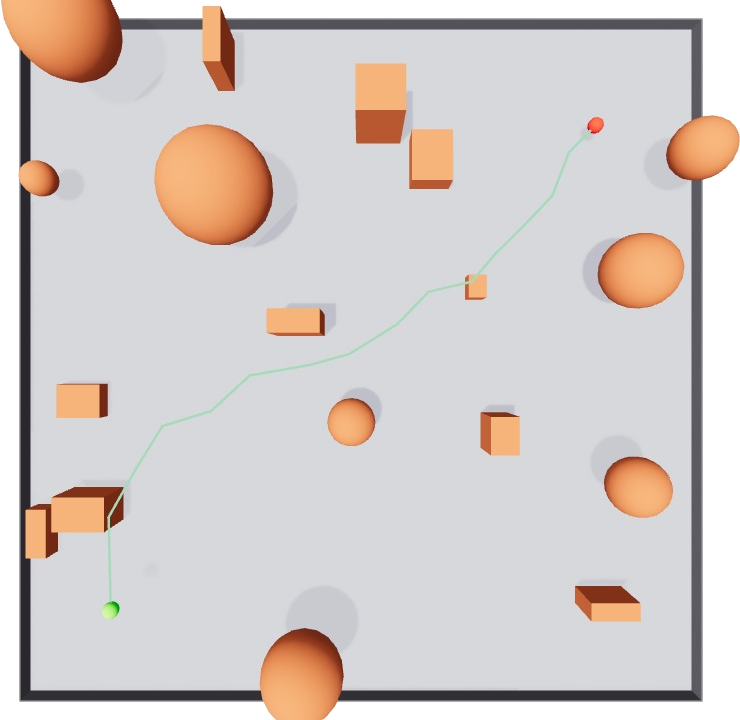
#> input picture docs/images/diffusion_trajectory_one_shot_example.png, 740 x 720 px; its folder holds only this picture in this run
$ python remove_background.py
#> lines starting #> are read from the running program, lines starting #| are printed output that depends on the picture; after the words box and inside, x2 and y2 are one past the last pixel; in counts of white or black regions, pixels touching at a corner belong together
import os
from pathlib import Path

import numpy as np
from PIL import Image


def remove_white_background(image_path: Path, threshold: int = 240) -> Image.Image:
#> called with threshold = 240
    img = Image.open(image_path).convert("RGBA")
#> img is the input picture: PIL image 740x720 RGBA; mean R, G, B, A 212.3, 204.2, 201.5, 226.6
    data = np.array(img).astype(np.float32)

    r, g, b, a = data[:, :, 0], data[:, :, 1], data[:, :, 2], data[:, :, 3]
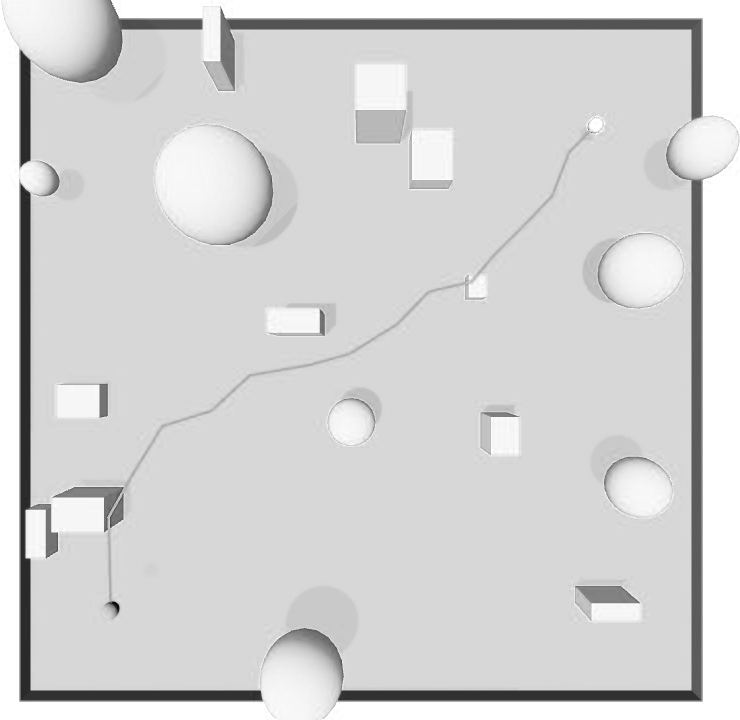
#> r: shape (720, 740) float32; min 4, max 255, mean 212.3
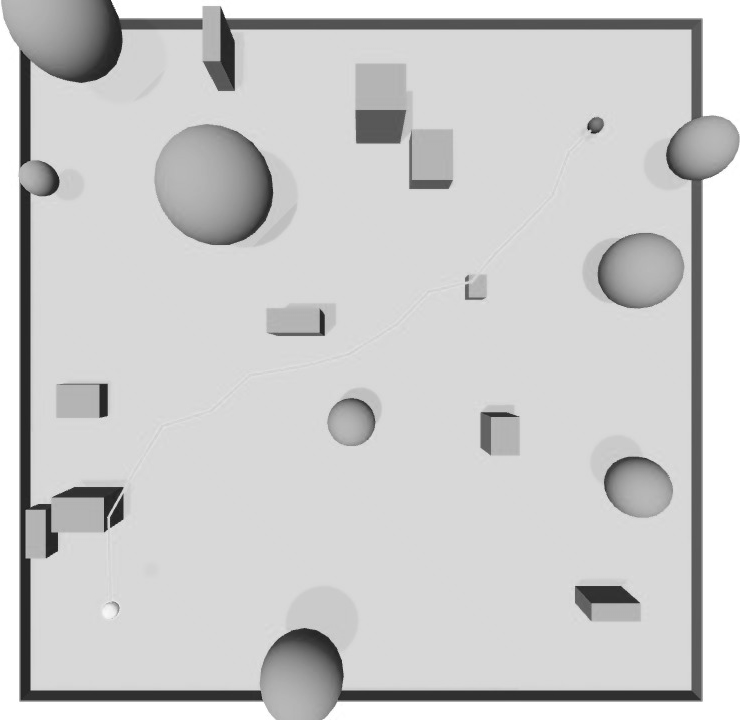
#> g: shape (720, 740) float32; min 25, max 255, mean 204.2
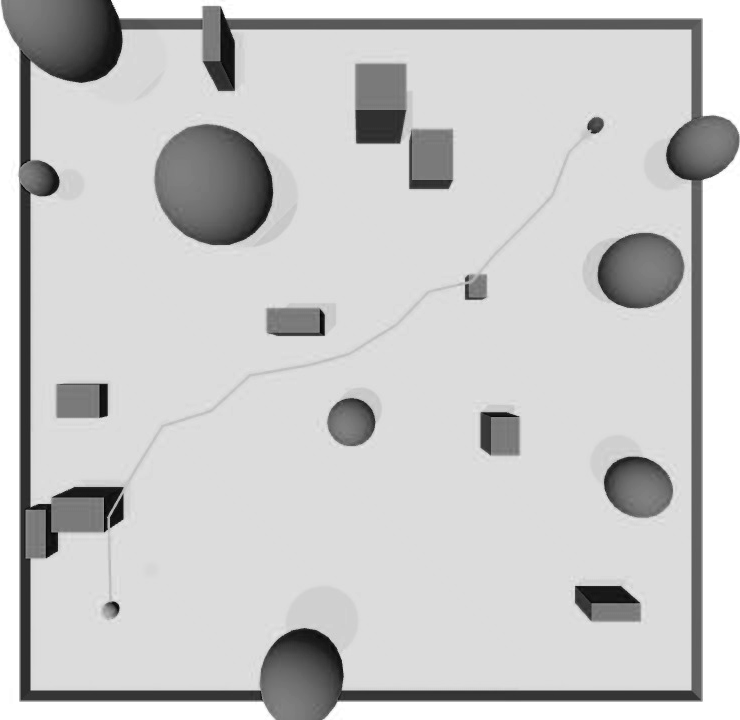
#> b: shape (720, 740) float32; min 1, max 255, mean 201.5
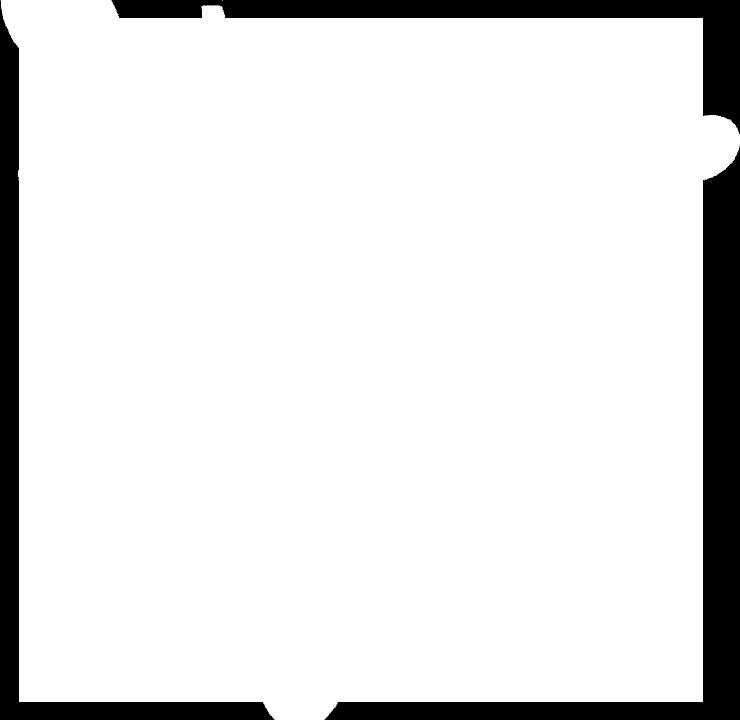
#> a: shape (720, 740) float32; min 0, max 255, mean 226.6

    white_mask = (r > threshold) & (g > threshold) & (b > threshold)
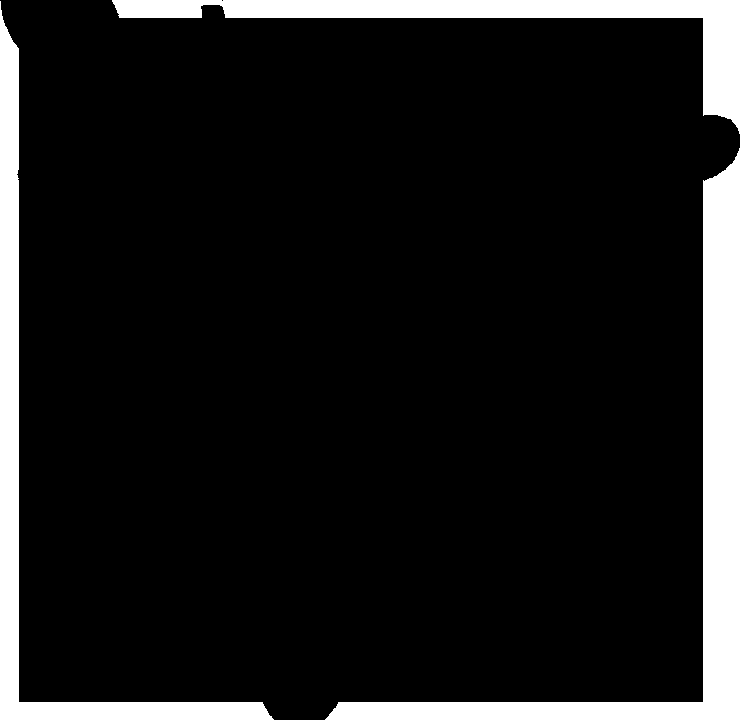
#> white_mask: shape (720, 740) bool; 11.1% white; 3 white regions, box (x1, y1, x2, y2) and area: (325, 148, 740, 720) 27027, (0, 1, 274, 720) 17546, (112, 0, 740, 134) 14673

    brightness = np.mean(data[:, :, :3], axis=2)
    alpha_new = 255 * (1 - np.clip((brightness - threshold) / (255 - threshold), 0, 1))
    data[:, :, 3] = np.minimum(a, alpha_new)

    data[:, :, 3][white_mask] = 0

    return Image.fromarray(data.astype(np.uint8))


def crop_to_nontransparent_area(img: Image.Image) -> Image.Image:
    """Crop transparent PNG to non-transparent bounding box."""
    data = np.array(img)
    alpha = data[:, :, 3]

    nonzero = np.argwhere(alpha > 0)
#> nonzero = 473554 pairs, first value 0 to 719, second value 0 to 739
    if nonzero.size == 0:
        return img

    y_min, x_min = nonzero.min(axis=0)
#> y_min = 0; x_min = 0
    y_max, x_max = nonzero.max(axis=0)
#> y_max = 719; x_max = 739

    return img.crop((x_min, y_min, x_max + 1, y_max + 1))


def process_current_script_dir() -> None:
    script_dir = Path(os.path.dirname(os.path.abspath(__file__)))

    for img_path in script_dir.glob("*.png"):
        print(f"🔍 Processing {img_path.name}...")
        img_no_bg = remove_white_background(img_path)
        cropped_img = crop_to_nontransparent_area(img_no_bg)

        out_path = img_path.with_name(img_path.stem + ".png")
        cropped_img.save(out_path)
        print(f"✅ Saved: {out_path.name}")


if __name__ == "__main__":
    process_current_script_dir()

$ run again, on docs/images/prm_star_example.png
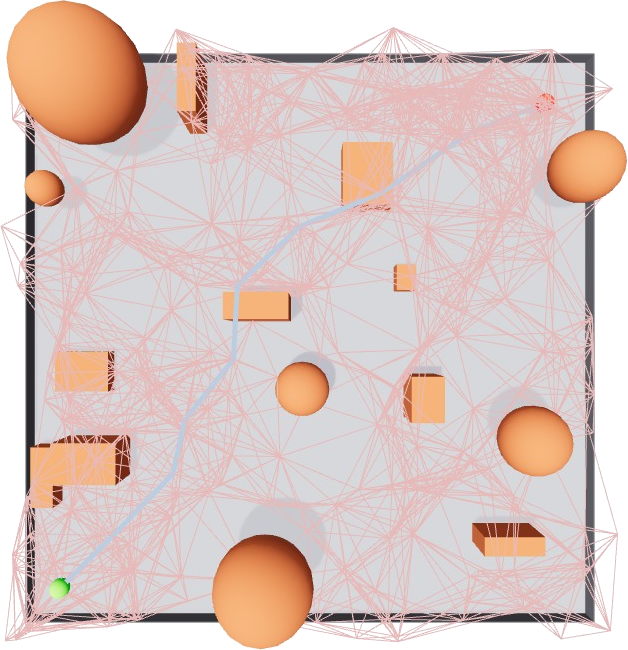
#> input picture docs/images/prm_star_example.png, 628 x 650 px
#> in remove_white_background, img is the input picture: PIL image 628x650 RGBA; mean R, G, B, A 221.5, 201.5, 196.5, 212.9
#> in remove_white_background, `white_mask = (r > threshold) & (g > threshold) & (b > threshold)`:
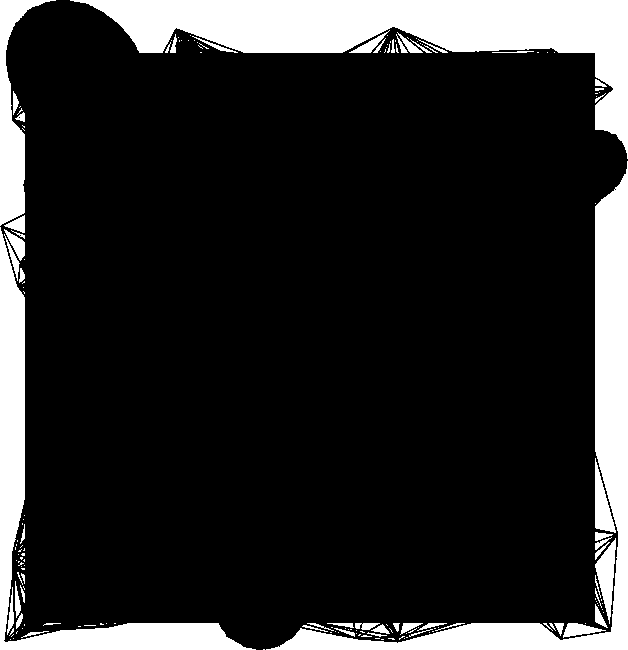
#> white_mask: shape (650, 628) bool; 16.5% white; 168 white regions (113 under 20 px), largest, box (x1, y1, x2, y2) and area: (70, 0, 628, 159) 26785, (266, 161, 628, 650) 17726, (0, 227, 256, 650) 12647
#> in remove_white_background, `alpha_new = 255 * (1 - np.clip((brightness - threshold) / (255 - thres..`:
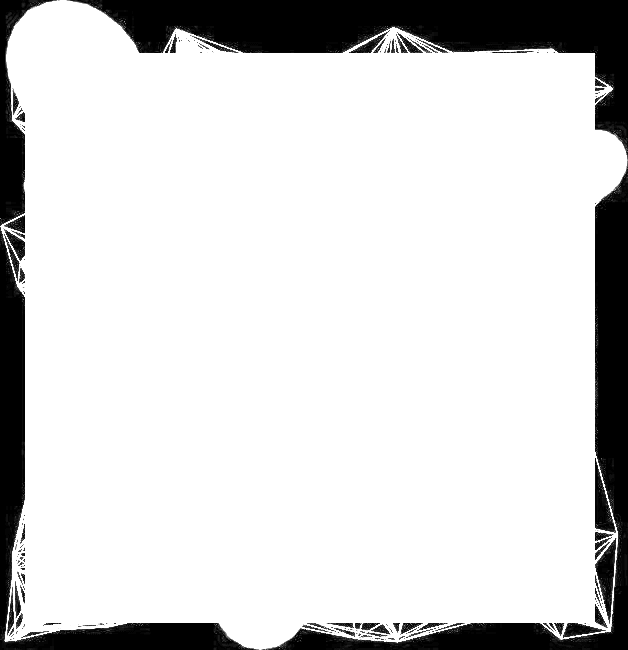
#> alpha_new: shape (650, 628) float32; min 0, max 255, mean 214.2
#> nonzero = 340993 pairs, first value 0 to 649, second value 0 to 627
#> y_min = 0
#> y_max = 649; x_max = 627

$ run again, on docs/images/rrg_example.png
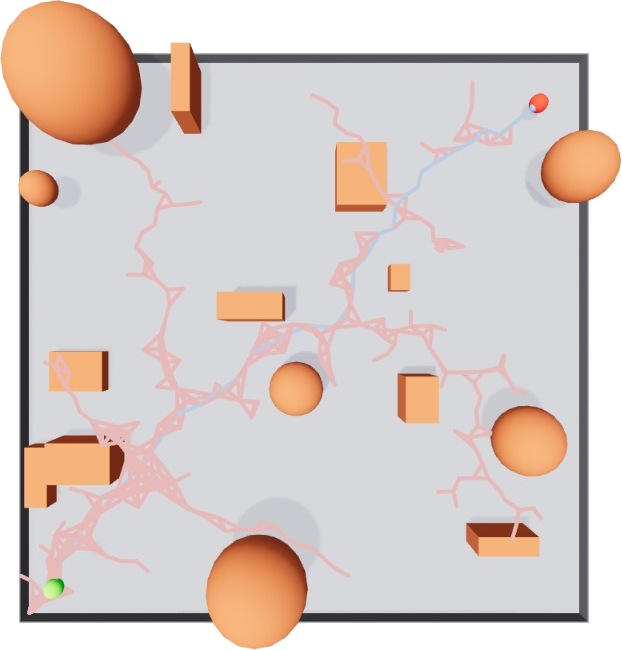
#> input picture docs/images/rrg_example.png, 622 x 650 px
#> in remove_white_background, img is the input picture: PIL image 622x650 RGBA; mean R, G, B, A 217.1, 204.7, 200.1, 211
#> in remove_white_background, `r, g, b, a = data[:, :, 0], data[:, :, 1], data[:, :, 2], data[:, :, 3]`:
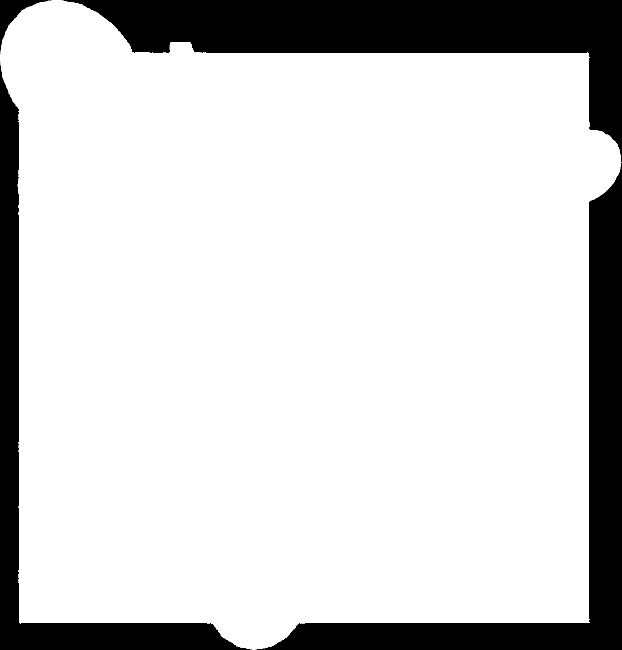
#> a: shape (650, 622) float32; min 0, max 255, mean 211
#> in remove_white_background, `white_mask = (r > threshold) & (g > threshold) & (b > threshold)`:
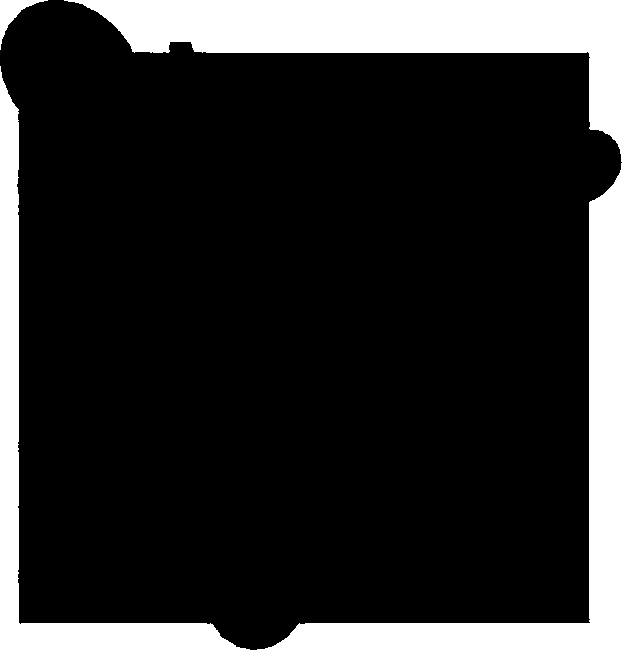
#> white_mask: shape (650, 622) bool; 17.2% white; 4 white regions, box (x1, y1, x2, y2) and area: (64, 0, 622, 162) 29551, (257, 163, 622, 650) 23396, (0, 66, 250, 650) 16077, (0, 0, 48, 50) 662
#> nonzero = 334614 pairs, first value 0 to 649, second value 0 to 621
#> y_min = 0
#> y_max = 649; x_max = 621

$ run again, on docs/images/rrt_connect_example.png
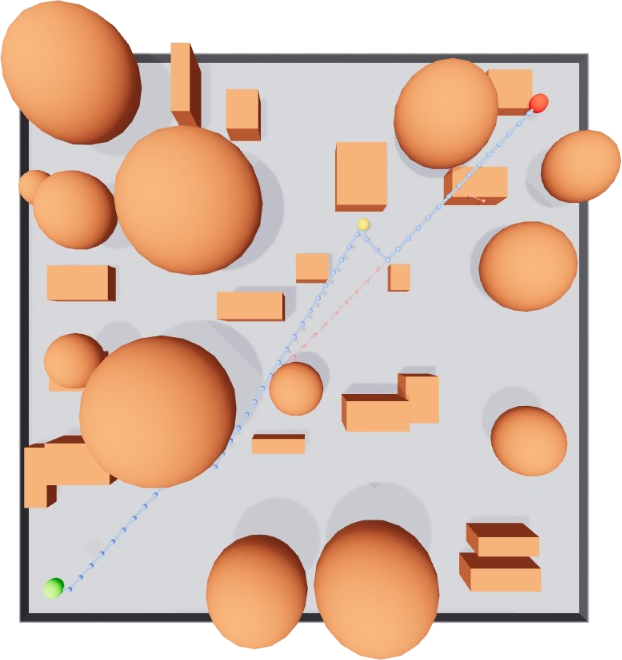
#> input picture docs/images/rrt_connect_example.png, 622 x 660 px
#> in remove_white_background, img is the input picture: PIL image 622x660 RGBA; mean R, G, B, A 219.1, 192.9, 176.9, 209.6
#> in remove_white_background, `r, g, b, a = data[:, :, 0], data[:, :, 1], data[:, :, 2], data[:, :, 3]`:
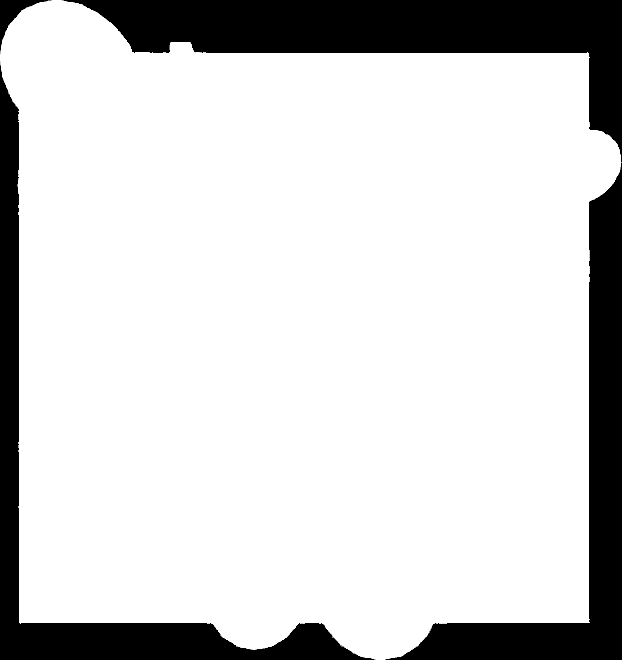
#> a: shape (660, 622) float32; min 0, max 255, mean 209.6
#> in remove_white_background, `white_mask = (r > threshold) & (g > threshold) & (b > threshold)`:
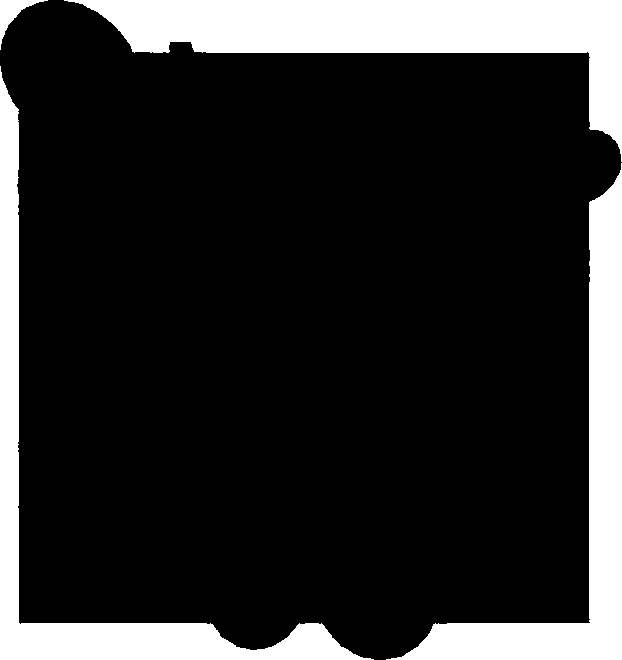
#> white_mask: shape (660, 622) bool; 17.8% white; 4 white regions, box (x1, y1, x2, y2) and area: (64, 0, 622, 162) 29551, (386, 163, 622, 660) 21771, (0, 66, 374, 660) 20964, (0, 0, 48, 50) 662
#> nonzero = 337572 pairs, first value 0 to 659, second value 0 to 621
#> y_min = 0
#> y_max = 659; x_max = 621
